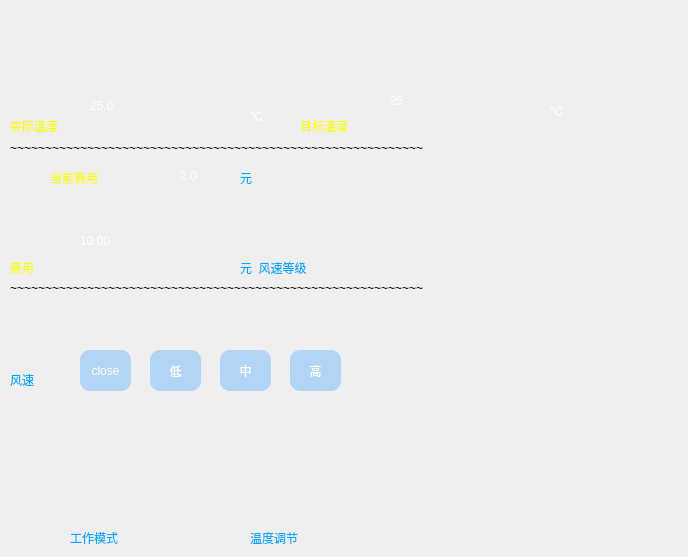
<?xml version="1.0" encoding="UTF-8"?>
<ui version="4.0">
 <class>Widget</class>
 <widget class="QWidget" name="Widget">
  <property name="geometry">
   <rect>
    <x>0</x>
    <y>0</y>
    <width>688</width>
    <height>557</height>
   </rect>
  </property>
  <property name="windowTitle">
   <string>Widget</string>
  </property>
  <property name="styleSheet">
   <string notr="true"/>
  </property>
  <widget class="QPushButton" name="PowerButton">
   <property name="geometry">
    <rect>
     <x>510</x>
     <y>290</y>
     <width>51</width>
     <height>41</height>
    </rect>
   </property>
   <property name="styleSheet">
    <string notr="true">				   QPushButton{
	
				   border-radius:10px;
				   
                   
	
	border-image: url(:/pictures/po1.png);
	
                   }

                   QPushButton:checked{
                   
	border-image: url(:/pictures/po3.png);
	
	
				
	
	
                   }
                   
                   QPushButton:hover{
		
	background-color: rgb(0, 85, 255,0);

                   }

</string>
   </property>
   <property name="text">
    <string/>
   </property>
   <property name="checkable">
    <bool>true</bool>
   </property>
   <property name="checked">
    <bool>false</bool>
   </property>
   <property name="autoRepeat">
    <bool>true</bool>
   </property>
   <property name="autoExclusive">
    <bool>true</bool>
   </property>
  </widget>
  <widget class="QPushButton" name="addTmp_Button">
   <property name="geometry">
    <rect>
     <x>250</x>
     <y>400</y>
     <width>60</width>
     <height>60</height>
    </rect>
   </property>
   <property name="styleSheet">
    <string notr="true">				   QPushButton{
				   border-radius:10px;
	
	border-image: url(:/pictures/add.png);
                                                                
                   }

                   QPushButton:pressed{
                   
                   }
                   
                   QPushButton:hover{
background-color: rgb(0, 85, 255);
                   
	border-image: url(:/pictures/add2.png);
                   }</string>
   </property>
   <property name="text">
    <string/>
   </property>
  </widget>
  <widget class="QPushButton" name="reduceTmp_Button">
   <property name="geometry">
    <rect>
     <x>250</x>
     <y>460</y>
     <width>60</width>
     <height>60</height>
    </rect>
   </property>
   <property name="styleSheet">
    <string notr="true">				   QPushButton{
				   border-radius:10px;
	
	
	border-image: url(:/pictures/reduce.png);
                                                                
                   }

                   QPushButton:pressed{
                   
                   }
                   
                   QPushButton:hover{
                   
	
	background-color: rgb(0, 85, 255);
	border-image: url(:/pictures/reduce2.png);
                   }</string>
   </property>
   <property name="text">
    <string/>
   </property>
  </widget>
  <widget class="QLabel" name="targetTmp_valuelabel">
   <property name="geometry">
    <rect>
     <x>390</x>
     <y>50</y>
     <width>161</width>
     <height>101</height>
    </rect>
   </property>
   <property name="styleSheet">
    <string notr="true">font: 48pt &quot;Agency FB&quot;;
color: rgb(255, 255, 255);
</string>
   </property>
   <property name="text">
    <string>25</string>
   </property>
  </widget>
  <widget class="QLabel" name="targetTmp_label">
   <property name="geometry">
    <rect>
     <x>300</x>
     <y>110</y>
     <width>81</width>
     <height>31</height>
    </rect>
   </property>
   <property name="styleSheet">
    <string notr="true">
font: 10pt &quot;楷体&quot;;
color: rgb(247,255,0);</string>
   </property>
   <property name="text">
    <string>目标温度</string>
   </property>
  </widget>
  <widget class="QLabel" name="Unit_label_2">
   <property name="geometry">
    <rect>
     <x>550</x>
     <y>80</y>
     <width>41</width>
     <height>61</height>
    </rect>
   </property>
   <property name="styleSheet">
    <string notr="true">font: 26pt &quot;Agency FB&quot;;
color: rgb(255, 255, 255);</string>
   </property>
   <property name="text">
    <string>℃</string>
   </property>
  </widget>
  <widget class="QLabel" name="realTmp_valuelabel">
   <property name="geometry">
    <rect>
     <x>90</x>
     <y>50</y>
     <width>161</width>
     <height>111</height>
    </rect>
   </property>
   <property name="styleSheet">
    <string notr="true">font: 48pt &quot;Agency FB&quot;;
color: rgb(255, 255, 255);</string>
   </property>
   <property name="text">
    <string>25.0</string>
   </property>
  </widget>
  <widget class="QLabel" name="Unit_label_1">
   <property name="geometry">
    <rect>
     <x>250</x>
     <y>90</y>
     <width>51</width>
     <height>51</height>
    </rect>
   </property>
   <property name="styleSheet">
    <string notr="true">font: 26pt &quot;Agency FB&quot;;
color: rgb(255, 255, 255);</string>
   </property>
   <property name="text">
    <string>℃</string>
   </property>
  </widget>
  <widget class="QLabel" name="realTmp_label">
   <property name="geometry">
    <rect>
     <x>10</x>
     <y>110</y>
     <width>81</width>
     <height>31</height>
    </rect>
   </property>
   <property name="styleSheet">
    <string notr="true">color: rgb(247,255,0);
font: 10pt &quot;楷体&quot;;</string>
   </property>
   <property name="text">
    <string>实际温度</string>
   </property>
  </widget>
  <widget class="QLabel" name="wind_label">
   <property name="geometry">
    <rect>
     <x>10</x>
     <y>370</y>
     <width>71</width>
     <height>20</height>
    </rect>
   </property>
   <property name="styleSheet">
    <string notr="true">color: rgb(0, 170, 255);
font: 9pt &quot;楷体&quot;;</string>
   </property>
   <property name="text">
    <string>风速</string>
   </property>
  </widget>
  <widget class="QPushButton" name="windClose_Button">
   <property name="geometry">
    <rect>
     <x>80</x>
     <y>350</y>
     <width>51</width>
     <height>41</height>
    </rect>
   </property>
   <property name="styleSheet">
    <string notr="true">				   QPushButton{
	color: rgb(255, 255, 255);
				   border-radius:10px;
				   background-color: rgb(85, 170, 255,100);
                                                                
                   }

                   QPushButton:pressed{
                   
	
                   }
                   
                   QPushButton:hover{
                  background-color: rgb(0, 85, 255);
                   }

</string>
   </property>
   <property name="text">
    <string>close</string>
   </property>
  </widget>
  <widget class="QPushButton" name="lowSpeedButton">
   <property name="geometry">
    <rect>
     <x>150</x>
     <y>350</y>
     <width>51</width>
     <height>41</height>
    </rect>
   </property>
   <property name="styleSheet">
    <string notr="true">				   QPushButton{
	color: rgb(255, 255, 255);
				   border-radius:10px;
				   background-color: rgb(85, 170, 255,100);
                                                                
                   }

                   QPushButton:pressed{
                   
	
                   }
                   
                   QPushButton:hover{
                  background-color: rgb(0, 85, 255);
                   }

</string>
   </property>
   <property name="text">
    <string>低</string>
   </property>
  </widget>
  <widget class="QPushButton" name="middleSpeed_Button">
   <property name="geometry">
    <rect>
     <x>220</x>
     <y>350</y>
     <width>51</width>
     <height>41</height>
    </rect>
   </property>
   <property name="palette">
    <palette>
     <active>
      <colorrole role="WindowText">
       <brush brushstyle="SolidPattern">
        <color alpha="255">
         <red>255</red>
         <green>255</green>
         <blue>255</blue>
        </color>
       </brush>
      </colorrole>
      <colorrole role="Button">
       <brush brushstyle="SolidPattern">
        <color alpha="100">
         <red>85</red>
         <green>170</green>
         <blue>255</blue>
        </color>
       </brush>
      </colorrole>
      <colorrole role="Text">
       <brush brushstyle="SolidPattern">
        <color alpha="255">
         <red>255</red>
         <green>255</green>
         <blue>255</blue>
        </color>
       </brush>
      </colorrole>
      <colorrole role="ButtonText">
       <brush brushstyle="SolidPattern">
        <color alpha="255">
         <red>255</red>
         <green>255</green>
         <blue>255</blue>
        </color>
       </brush>
      </colorrole>
      <colorrole role="Base">
       <brush brushstyle="SolidPattern">
        <color alpha="100">
         <red>85</red>
         <green>170</green>
         <blue>255</blue>
        </color>
       </brush>
      </colorrole>
      <colorrole role="Window">
       <brush brushstyle="SolidPattern">
        <color alpha="100">
         <red>85</red>
         <green>170</green>
         <blue>255</blue>
        </color>
       </brush>
      </colorrole>
      <colorrole role="PlaceholderText">
       <brush brushstyle="NoBrush">
        <color alpha="128">
         <red>255</red>
         <green>255</green>
         <blue>255</blue>
        </color>
       </brush>
      </colorrole>
     </active>
     <inactive>
      <colorrole role="WindowText">
       <brush brushstyle="SolidPattern">
        <color alpha="255">
         <red>255</red>
         <green>255</green>
         <blue>255</blue>
        </color>
       </brush>
      </colorrole>
      <colorrole role="Button">
       <brush brushstyle="SolidPattern">
        <color alpha="100">
         <red>85</red>
         <green>170</green>
         <blue>255</blue>
        </color>
       </brush>
      </colorrole>
      <colorrole role="Text">
       <brush brushstyle="SolidPattern">
        <color alpha="255">
         <red>255</red>
         <green>255</green>
         <blue>255</blue>
        </color>
       </brush>
      </colorrole>
      <colorrole role="ButtonText">
       <brush brushstyle="SolidPattern">
        <color alpha="255">
         <red>255</red>
         <green>255</green>
         <blue>255</blue>
        </color>
       </brush>
      </colorrole>
      <colorrole role="Base">
       <brush brushstyle="SolidPattern">
        <color alpha="100">
         <red>85</red>
         <green>170</green>
         <blue>255</blue>
        </color>
       </brush>
      </colorrole>
      <colorrole role="Window">
       <brush brushstyle="SolidPattern">
        <color alpha="100">
         <red>85</red>
         <green>170</green>
         <blue>255</blue>
        </color>
       </brush>
      </colorrole>
      <colorrole role="PlaceholderText">
       <brush brushstyle="NoBrush">
        <color alpha="128">
         <red>255</red>
         <green>255</green>
         <blue>255</blue>
        </color>
       </brush>
      </colorrole>
     </inactive>
     <disabled>
      <colorrole role="WindowText">
       <brush brushstyle="SolidPattern">
        <color alpha="255">
         <red>255</red>
         <green>255</green>
         <blue>255</blue>
        </color>
       </brush>
      </colorrole>
      <colorrole role="Button">
       <brush brushstyle="SolidPattern">
        <color alpha="100">
         <red>85</red>
         <green>170</green>
         <blue>255</blue>
        </color>
       </brush>
      </colorrole>
      <colorrole role="Text">
       <brush brushstyle="SolidPattern">
        <color alpha="255">
         <red>255</red>
         <green>255</green>
         <blue>255</blue>
        </color>
       </brush>
      </colorrole>
      <colorrole role="ButtonText">
       <brush brushstyle="SolidPattern">
        <color alpha="255">
         <red>255</red>
         <green>255</green>
         <blue>255</blue>
        </color>
       </brush>
      </colorrole>
      <colorrole role="Base">
       <brush brushstyle="SolidPattern">
        <color alpha="100">
         <red>85</red>
         <green>170</green>
         <blue>255</blue>
        </color>
       </brush>
      </colorrole>
      <colorrole role="Window">
       <brush brushstyle="SolidPattern">
        <color alpha="100">
         <red>85</red>
         <green>170</green>
         <blue>255</blue>
        </color>
       </brush>
      </colorrole>
      <colorrole role="PlaceholderText">
       <brush brushstyle="NoBrush">
        <color alpha="128">
         <red>255</red>
         <green>255</green>
         <blue>255</blue>
        </color>
       </brush>
      </colorrole>
     </disabled>
    </palette>
   </property>
   <property name="styleSheet">
    <string notr="true">				   QPushButton{
	color: rgb(255, 255, 255);
				   border-radius:10px;
				   background-color: rgb(85, 170, 255,100);
                                                                
                   }

                   QPushButton:pressed{
                   
	
                   }
                   
                   QPushButton:hover{
                  background-color: rgb(0, 85, 255);
                   }

</string>
   </property>
   <property name="text">
    <string>中</string>
   </property>
  </widget>
  <widget class="QPushButton" name="highSpeed_Button">
   <property name="geometry">
    <rect>
     <x>290</x>
     <y>350</y>
     <width>51</width>
     <height>41</height>
    </rect>
   </property>
   <property name="styleSheet">
    <string notr="true">				   QPushButton{
	color: rgb(255, 255, 255);
				   border-radius:10px;
				   background-color: rgb(85, 170, 255,100);
                                                                
                   }

                   QPushButton:pressed{
                   
	
                   }
                   
                   QPushButton:hover{
                  background-color: rgb(0, 85, 255);
                   }

</string>
   </property>
   <property name="text">
    <string>高</string>
   </property>
  </widget>
  <widget class="QLabel" name="fee_label">
   <property name="geometry">
    <rect>
     <x>10</x>
     <y>260</y>
     <width>72</width>
     <height>15</height>
    </rect>
   </property>
   <property name="styleSheet">
    <string notr="true">
font: 10pt &quot;楷体&quot;;
color: rgb(247,255,0);</string>
   </property>
   <property name="text">
    <string>费用</string>
   </property>
  </widget>
  <widget class="QLabel" name="fee_valuelabel">
   <property name="geometry">
    <rect>
     <x>80</x>
     <y>180</y>
     <width>161</width>
     <height>121</height>
    </rect>
   </property>
   <property name="styleSheet">
    <string notr="true">font: 48pt &quot;Agency FB&quot;;
color: rgb(255, 255, 255);</string>
   </property>
   <property name="text">
    <string>10.00</string>
   </property>
  </widget>
  <widget class="QLabel" name="Unit_label_3">
   <property name="geometry">
    <rect>
     <x>240</x>
     <y>260</y>
     <width>91</width>
     <height>16</height>
    </rect>
   </property>
   <property name="styleSheet">
    <string notr="true">color: rgb(0, 170, 255);
font: 9pt &quot;楷体&quot;;</string>
   </property>
   <property name="text">
    <string>元  风速等级</string>
   </property>
  </widget>
  <widget class="QLabel" name="work_label1">
   <property name="geometry">
    <rect>
     <x>70</x>
     <y>530</y>
     <width>72</width>
     <height>15</height>
    </rect>
   </property>
   <property name="styleSheet">
    <string notr="true">color: rgb(0, 170, 255);
font: 9pt &quot;楷体&quot;;</string>
   </property>
   <property name="text">
    <string>工作模式</string>
   </property>
  </widget>
  <widget class="QLabel" name="work_label">
   <property name="geometry">
    <rect>
     <x>70</x>
     <y>410</y>
     <width>60</width>
     <height>60</height>
    </rect>
   </property>
   <property name="styleSheet">
    <string notr="true">border-radius:10px;


</string>
   </property>
   <property name="text">
    <string/>
   </property>
  </widget>
  <widget class="QLabel" name="wind_label_2">
   <property name="geometry">
    <rect>
     <x>340</x>
     <y>170</y>
     <width>201</width>
     <height>101</height>
    </rect>
   </property>
   <property name="text">
    <string/>
   </property>
  </widget>
  <widget class="QLabel" name="label">
   <property name="geometry">
    <rect>
     <x>90</x>
     <y>480</y>
     <width>72</width>
     <height>15</height>
    </rect>
   </property>
   <property name="styleSheet">
    <string notr="true">color: rgb(0, 170, 255);
font: 9pt &quot;楷体&quot;;</string>
   </property>
   <property name="text">
    <string/>
   </property>
  </widget>
  <widget class="QLabel" name="label_2">
   <property name="geometry">
    <rect>
     <x>10</x>
     <y>140</y>
     <width>521</width>
     <height>16</height>
    </rect>
   </property>
   <property name="styleSheet">
    <string notr="true"/>
   </property>
   <property name="text">
    <string>~~~~~~~~~~~~~~~~~~~~~~~~~~~~~~~~~~~~~~~~~~~~~~~~~~~~~~~~~~~</string>
   </property>
  </widget>
  <widget class="QLabel" name="label_3">
   <property name="geometry">
    <rect>
     <x>10</x>
     <y>280</y>
     <width>511</width>
     <height>16</height>
    </rect>
   </property>
   <property name="styleSheet">
    <string notr="true"/>
   </property>
   <property name="text">
    <string>~~~~~~~~~~~~~~~~~~~~~~~~~~~~~~~~~~~~~~~~~~~~~~~~~~~~~~~~~~~</string>
   </property>
  </widget>
  <widget class="QLabel" name="label_4">
   <property name="geometry">
    <rect>
     <x>250</x>
     <y>530</y>
     <width>72</width>
     <height>15</height>
    </rect>
   </property>
   <property name="styleSheet">
    <string notr="true">color: rgb(0, 170, 255);
font: 9pt &quot;楷体&quot;;</string>
   </property>
   <property name="text">
    <string>温度调节</string>
   </property>
  </widget>
  <widget class="QLabel" name="time_label">
   <property name="geometry">
    <rect>
     <x>10</x>
     <y>10</y>
     <width>341</width>
     <height>16</height>
    </rect>
   </property>
   <property name="styleSheet">
    <string notr="true">color: rgb(0, 0, 255);
font: 9pt &quot;楷体&quot;;</string>
   </property>
   <property name="text">
    <string/>
   </property>
  </widget>
  <widget class="QLabel" name="currentfee_label">
   <property name="geometry">
    <rect>
     <x>180</x>
     <y>160</y>
     <width>61</width>
     <height>31</height>
    </rect>
   </property>
   <property name="styleSheet">
    <string notr="true">font: 18pt &quot;Agency FB&quot;;
color: rgb(255, 255, 255);</string>
   </property>
   <property name="text">
    <string>2.0</string>
   </property>
  </widget>
  <widget class="QLabel" name="label_6">
   <property name="geometry">
    <rect>
     <x>240</x>
     <y>170</y>
     <width>68</width>
     <height>15</height>
    </rect>
   </property>
   <property name="styleSheet">
    <string notr="true">color: rgb(0, 170, 255);
font: 9pt &quot;楷体&quot;;</string>
   </property>
   <property name="text">
    <string>元</string>
   </property>
  </widget>
  <widget class="QLabel" name="label_7">
   <property name="geometry">
    <rect>
     <x>50</x>
     <y>170</y>
     <width>68</width>
     <height>15</height>
    </rect>
   </property>
   <property name="styleSheet">
    <string notr="true">
font: 10pt &quot;楷体&quot;;
color: rgb(247,255,0);</string>
   </property>
   <property name="text">
    <string>当前费用</string>
   </property>
  </widget>
 </widget>
 <resources/>
 <connections/>
</ui>
